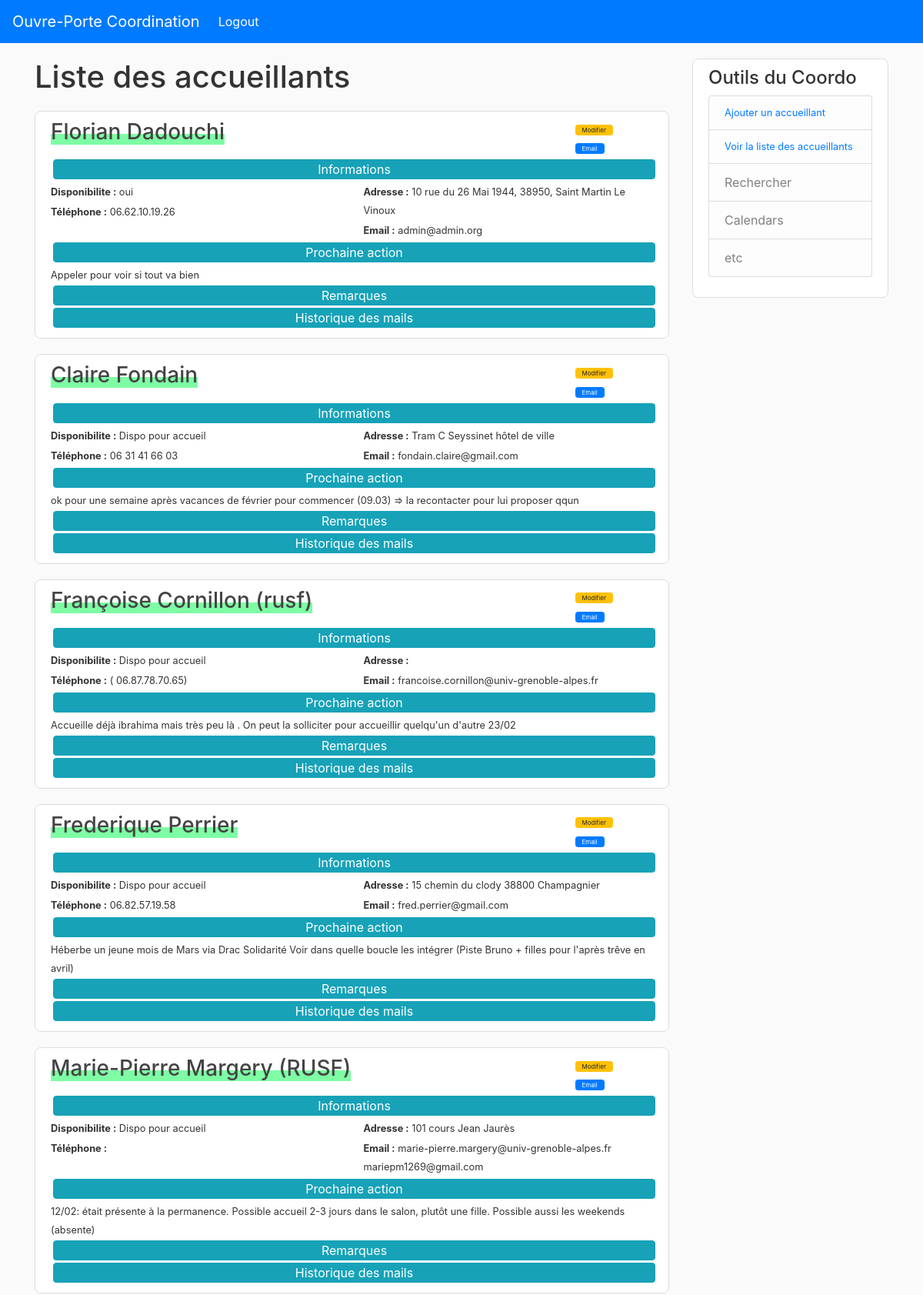
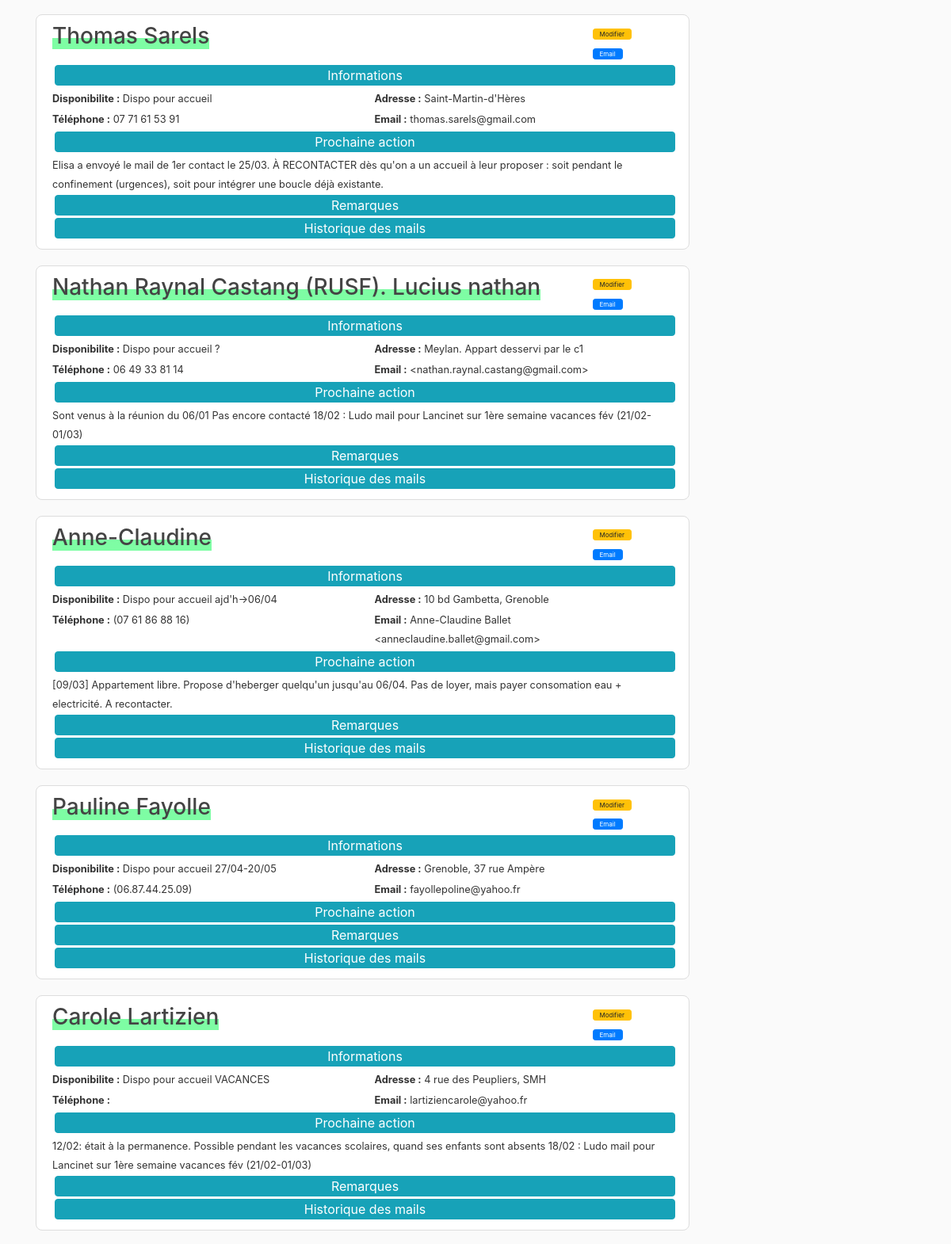
/home (signed in, upper part), run on the app's committed database (2 pictures, top to bottom).
### flask_app/models.py (models this page shows, shortened)
class Accueillant(db.Model):
    id = db.Column(db.Integer, primary_key=True)
    disponibilite = db.Column(db.String(120), unique=False, nullable=True)
    nom = db.Column(db.String(120), unique=True, nullable=False)
    tel = db.Column(db.String(120), unique=False, nullable=True)
    adresse = db.Column(db.String(120), unique=False, nullable=True)
    email = db.Column(db.String(120), unique=False, nullable=True)
    next_action = db.Column(db.Text, unique=False, nullable=True)
    remarques = db.Column(db.Text, unique=False, nullable=True)

### flask_app/routes.py (the view)
@app.route('/home', methods=['GET', 'POST'])
@login_required
def home():
    liste_accueillants = Accueillant.query.all()
    form = SendMailForm()
    if form.validate_on_submit():
        mailer.send_email_simple(
            'florian.dadouchi@gmail.com', form.body.data, 'test formulaire')
    return render_template('home.html', accueillants=liste_accueillants, title="Accueillants", form=form)

### flask_app/models.py (called while the page is built)
@login_manager.user_loader
def load_coordinateur(coordo_id):
    return Coordinateur.query.get(int(coordo_id))

### flask_app/templates/home.html (shortened to what this page needs)
{% extends "layout.html" %}
{% block content %}
<h1>Liste des accueillants</h1>
{% for accueillant in accueillants %}
<article class="media content-section">
    <div class="media-body">
        <div class="row">
            <div class="col-sm-10">
                <h3 class="article-title "> <span class="title-custom"> {{ accueillant.nom }} </span> </h3>
            </div>
            <div class="col-sm-2">
                <a href="{{ url_for('update_accueillant', acc_id=accueillant.id) }}"
                    class="btn btn-warning btn-sm m-1 py-0" role="button" style="font-size: 0.5em;" aria-pressed="true">
                    Modifier
                </a>
                <button type="button" class="btn btn-primary btn-sm m-1 py-0" style="font-size: 0.5em;"
                    data-toggle="modal" data-target="#exampleModalLong">
                    Email
                </button>
            </div>
        </div>
        <button type="button" class="btn btn-info btn-block btn-collapse-custom" data-toggle="collapse"
            data-target="#info-{{accueillant.id}}">Informations</button>
        <div id="info-{{accueillant.id}}" class="collapse show">
            <div class="row">
                <div class="col-md-6">
                    <p class="p-custom"><small> <b>Disponibilite :</b> {{ accueillant.disponibilite }}</small></p>
                    <p class="p-custom"><small> <b>Téléphone :</b> {{ accueillant.tel }}</small></p>
                </div>
                <div class="col-md-6">
                    <p class="p-custom"><small> <b>Adresse :</b> {{ accueillant.adresse }} </small></p>
                    <p class="p-custom"><small> <b>Email :</b> {{ accueillant.email }}</small></p>
                </div>
            </div>
        </div>
        <button type="button" class="btn btn-info btn-block btn-collapse-custom" data-toggle="collapse"
            data-target="#action-{{accueillant.id}}">Prochaine action</button>
        <div id="action-{{accueillant.id}}" class="collapse show">
            <small>{{ accueillant.next_action }}</small>
        </div>
        <button type="button" class="btn btn-info btn-block btn-collapse-custom" data-toggle="collapse"
            data-target="#remarque-{{accueillant.id}}">Remarques</button>
        <button type="button" class="btn btn-info btn-block btn-collapse-custom" data-toggle="collapse"
            data-target="#remarque-{{accueillant.id}}">Historique des mails</button>
    </div>
</article>
{% endfor %}
{% endblock content %}

### flask_app/templates/layout.html (shortened to what this page needs)
<!DOCTYPE html>
<html lang="en">
<head>
  <link rel="stylesheet" href="https://stackpath.bootstrapcdn.com/bootstrap/4.4.1/css/bootstrap.min.css"
>
  <link rel="stylesheet" type="text/css" href="{{ url_for('static', filename='main.css')}}">
</head>
<body>
  <nav class="navbar navbar-expand-lg navbar-dark bg-primary">
    <a class="navbar-brand" href="{{ url_for('index') }}">Ouvre-Porte Coordination</a>
    <div class="collapse navbar-collapse" id="navbarNavDropdown">
      <ul class="navbar-nav">
        {% if current_user.is_authenticated %}
        <li class="nav-item active">
          <a class="nav-link" href="{{url_for('logout')}}">Logout <span class="sr-only">(current)</span></a>
        </li>
        {% endif %}
      </ul>
    </div>
  </nav>
  <main role="main" class="container">
    <div class="row">
      <div class="col-md-9">
        {% block content %}{% endblock %}
      </div>
      <div class="col-md-3">
        <div class="content-section">
          <h4>Outils du Coordo</h4>
          <ul class="list-group">
            <li class="nav-item list-group-item list-group-item-light">
              <a class="nav-link small p-0" href="{{url_for('new_accueillant')}}">Ajouter un accueillant
              </a>
            </li>
            <li class="nav-item list-group-item list-group-item-light">
              <a class="nav-link small p-0" href="{{url_for('home')}}">Voir la liste des accueillants </a>
            </li>
            <li class="list-group-item list-group-item-light">Rechercher</li>
            <li class="list-group-item list-group-item-light">Calendars</li>
            <li class="list-group-item list-group-item-light">etc</li>
          </ul>
        </div>
      </div>
    </div>
  </main>
</body>
</html>

### flask_app/static/main.css (style rules this page uses)
body { background: #fafafa; color: #333333; }
h1 { margin-top: 20px; margin-bottom: 20px; }
.content-section { background: #ffffff; border-radius: 8px; border: 1px solid #dddddd; padding: 10px 20px; margin-bottom: 20px; margin-top: 20px; }
.article-title { color: #444444; }
.title-custom { background-image: linear-gradient(#fff 60%, #00fb4b81 55%); }
.btn-collapse-custom { margin: 3px; padding: 0; }
.p-custom { margin-bottom: 2px; }

### data on the page
Accueillant: nom "Florian Dadouchi", disponibilite "oui", tel "06.62.10.19.26", adresse "10 rue du 26 Mai 1944, 38950, Saint Martin Le Vinoux", email "admin@admin.org", next_action "Appeler pour voir si tout va bien"
Accueillant: nom "Claire Fondain", disponibilite "Dispo pour accueil", tel "06 31 41 66 03", adresse "Tram C Seyssinet hôtel de ville", email "fondain.claire@gmail.com", next_action "ok pour une semaine après vacances de février pour commencer (09.03) => la recontacter pour lui proposer qqun"
Accueillant: nom "Françoise Cornillon (rusf)", disponibilite "Dispo pour accueil", tel "( 06.87.78.70.65)", email "francoise.cornillon@univ-grenoble-alpes.fr", next_action "Accueille déjà ibrahima mais très peu là . On peut la solliciter pour accueillir quelqu'un d'autre 23/02"
Accueillant: nom "Frederique Perrier", disponibilite "Dispo pour accueil", tel "06.82.57.19.58", adresse "15 chemin du clody 38800 Champagnier", email "fred.perrier@gmail.com", next_action "Héberbe un jeune mois de Mars via Drac Solidarité Voir dans quelle boucle les intégrer (Piste Bruno + filles pour l'après trêve en avril)"
Accueillant: nom "Marie-Pierre Margery (RUSF)", disponibilite "Dispo pour accueil", adresse "101 cours Jean Jaurès", email "marie-pierre.margery@univ-grenoble-alpes.fr mariepm1269@gmail.com", next_action "12/02: était présente à la permanence. Possible accueil 2-3 jours dans le salon, plutôt une fille. Possible aussi les weekends (absente)"
Accueillant: nom "Thomas Sarels", disponibilite "Dispo pour accueil", tel "07 71 61 53 91", adresse "Saint-Martin-d'Hères", email "thomas.sarels@gmail.com", next_action "Elisa a envoyé le mail de 1er contact le 25/03. À RECONTACTER dès qu'on a un accueil à leur proposer : soit pendant le confinement (urgences), soit pour intégrer une boucle déjà existante."
Accueillant: nom "Nathan Raynal Castang (RUSF). Lucius nathan", disponibilite "Dispo pour accueil ?", tel "06 49 33 81 14", adresse "Meylan. Appart desservi par le c1", email "<nathan.raynal.castang@gmail.com>", next_action "Sont venus à la réunion du 06/01 Pas encore contacté 18/02 : Ludo mail pour Lancinet sur 1ère semaine vacances fév (21/02-01/03)"
Accueillant: nom "Anne-Claudine", disponibilite "Dispo pour accueil ajd'h->06/04", tel "(07 61 86 88 16)", adresse "10 bd Gambetta, Grenoble", email "Anne-Claudine Ballet <anneclaudine.ballet@gmail.com>", next_action "[09/03] Appartement libre. Propose d'heberger quelqu'un jusqu'au 06/04. Pas de loyer, mais payer consomation eau + electricité. A recontacter."
Accueillant: nom "Pauline Fayolle", disponibilite "Dispo pour accueil 27/04-20/05", tel "(06.87.44.25.09)", adresse "Grenoble, 37 rue Ampère", email "fayollepoline@yahoo.fr"
Accueillant: nom "Carole Lartizien", disponibilite "Dispo pour accueil VACANCES", adresse "4 rue des Peupliers, SMH", email "lartiziencarole@yahoo.fr", next_action "12/02: était à la permanence. Possible pendant les vacances scolaires, quand ses enfants sont absents 18/02 : Ludo mail pour Lancinet sur 1ère semaine vacances fév (21/02-01/03)"
